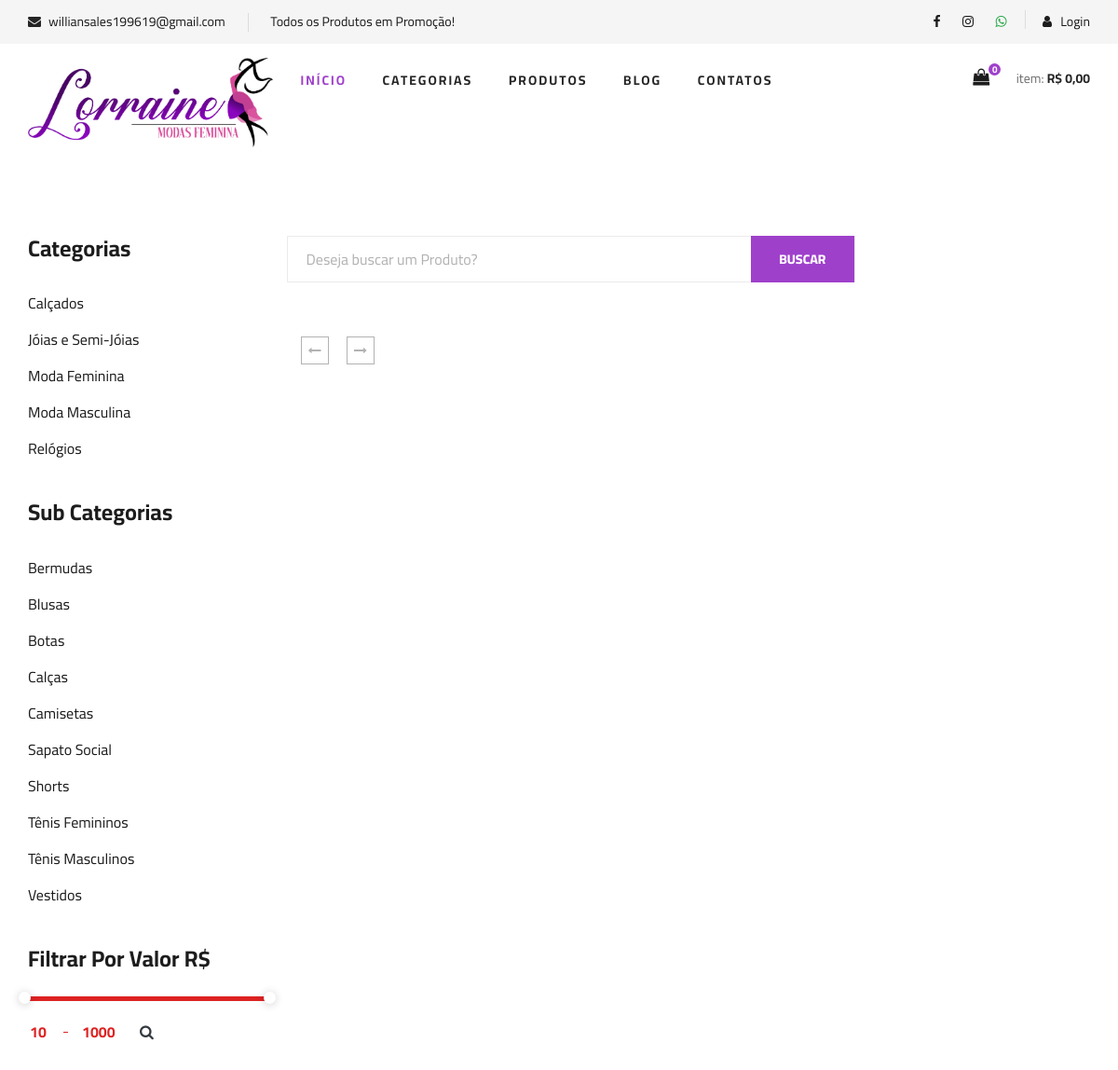
/lista-produtos.php, run on the app's committed database.
### tables this page shows
CREATE TABLE `categorias` (
  `id` int(11) NOT NULL AUTO_INCREMENT,
  `nome` varchar(50) NOT NULL,
  `nome_url` varchar(50) NOT NULL,
  `imagem` varchar(100) NOT NULL,
  PRIMARY KEY (`id`)
);

CREATE TABLE `sub_categorias` (
  `id` int(11) NOT NULL AUTO_INCREMENT,
  `nome` varchar(50) NOT NULL,
  `nome_url` varchar(50) NOT NULL,
  `imagem` varchar(100) NOT NULL,
  `id_categoria` int(11) NOT NULL,
  PRIMARY KEY (`id`)
);

### lista-produtos.php (the view, shortened to what this page needs)
<?php
require_once("cabecalho.php");
require_once("conexao.php");
?>
<?php
$nome_pag = 'lista-produtos.php';
?>
<?php
$subcategoria_get = @$_GET['nome'];
$query = $pdo->query("SELECT * FROM sub_categorias where nome_url = '$subcategoria_get' ");
$res = $query->fetchAll(PDO::FETCH_ASSOC);
$id_subcategoria = @$res[0]['id'];
 ?>
 <?php
$valor_inicial = @$_GET['valor-inicial'];
 ?>
<section class="product spad">
    <div class="container">
        <div class="row">
            <div class="col-lg-3 col-md-5">
                <div class="sidebar">
                    <div class="sidebar__item">
                        <h4>Categorias</h4>
                        <ul>
                            <?php
                            $query = $pdo->query("SELECT * FROM categorias order by nome asc ");
                            $res = $query->fetchAll(PDO::FETCH_ASSOC);
                            for ($i=0; $i < count($res); $i++) {
                              $nome = $res[$i]['nome'];
                              $nome_url = $res[$i]['nome_url'];
                              ?>
                              <li><a href="sub-categoria-de-<?php echo $nome_url ?>"><?php echo $nome ?></a></li>
                          <?php } ?>
                      </ul>
                  </div>
                  <div class="sidebar__item">
                    <h4>Sub Categorias</h4>
                    <ul>
                        <?php
                        $query = $pdo->query("SELECT * FROM sub_categorias order by nome asc ");
                        $res = $query->fetchAll(PDO::FETCH_ASSOC);
                        for ($i=0; $i < count($res); $i++) {
                          $nome = $res[$i]['nome'];
                          $nome_url = $res[$i]['nome_url'];
                          ?>
                          <li><a href="produtos-<?php echo $nome_url ?>"><?php echo $nome ?></a></li>
                      <?php } ?>
                  </ul>
              </div>
               <div class="sidebar__item">
                    <h4>Filtrar Por Valor R$</h4>
                    <div class="price-range-wrap">
                        <div class="price-range ui-slider ui-corner-all ui-slider-horizontal ui-widget ui-widget-content"
                        data-min="10" data-max="1000">
                        <span tabindex="0" class="ui-slider-handle ui-corner-all ui-state-default"></span>
                        <span tabindex="0" class="ui-slider-handle ui-corner-all ui-state-default"></span>
                    </div>
                    <div class="range-slider">
                        <div class="price-input">
                            <form method="get" action="lista-produtos.php" name="form_valor">
                                <input type="text" name="valor-inicial" id="minamount">
                                <input type="text" name="valor-final" id="maxamount">
                                <a href="#" onclick="document.form_valor.submit(); return false;" class="text-dark">
                                    <i class="fa fa-search ml-2"></i>
                                </a>
                            </form>
                        </div>
                    </div>
                </div>
            </div>
    </div>
</div>
<div class="col-lg-9 col-md-7">
    <div class="row">
        <div class="hero__search__form mb-4">
            <form action="lista-produtos.php" method="GET">
                <input type="text" name="txtBuscar" placeholder="Deseja buscar um Produto?" value="<?php echo @$_GET['txtBuscar'] ?>">
                <button type="submit" class="site-btn">BUSCAR</button>
            </form>
        </div>
    </div>
<?php if(@$_GET['txtBuscar'] == "" and @$id_subcategoria == "" and @$valor_inicial == ""){ ?>
<div class="product__pagination">
                <a href="<?php echo $nome_pag ?>?pagina=0"><i class="fa fa-long-arrow-left"></i></a>
                <a href="<?php echo $nome_pag ?>?pagina=<?php echo $num_paginas - 1 ?>"><i class="fa fa-long-arrow-right"></i></a>
 </div>
<?php } ?>
</div>
</div>
</div>
</section>
<?php
require_once("rodape.php");
?>

### css/style.css (style rules this page uses)
html, body { height: 100%; font-family: "Cairo", sans-serif; -webkit-font-smoothing: antialiased; font-smoothing: antialiased; }
h1, h2, h3, h4, h5, h6 { margin: 0; color: #111111; font-weight: 400; font-family: "Cairo", sans-serif; }
h4 { font-size: 24px; }
ul, ol { padding: 0; margin: 0; }
.spad { padding-top: 100px; padding-bottom: 100px; }
.site-btn { font-size: 14px; color: #ffffff; font-weight: 800; text-transform: uppercase; display: inline-block; padding: 13px 30px 12px; background: #9F40CB; border: none; }
.hero__search__form { width: 610px; height: 50px; border: 1px solid #ebebeb; position: relative; float: left; }
.hero__search__form form input { width: 70%; border: none; height: 48px; font-size: 16px; color: #b2b2b2; padding-left: 20px; }
.hero__search__form form input::placeholder { color: #b2b2b2; }
.hero__search__form form button { position: absolute; right: 0; top: -1px; height: 50px; }
.sidebar__item { margin-bottom: 35px; }
.sidebar__item h4 { color: #1c1c1c; font-weight: 700; margin-bottom: 25px; }
.sidebar__item ul li { list-style: none; }
.sidebar__item ul li a { font-size: 16px; color: #1c1c1c; line-height: 39px; display: block; }
.price-range-wrap .range-slider { margin-top: 20px; }
.price-range-wrap .range-slider .price-input { position: relative; }
.price-range-wrap .range-slider .price-input:after { position: absolute; left: 38px; top: 13px; height: 1px; width: 5px; background: #dd2222; content: ""; }
.price-range-wrap .range-slider .price-input input { font-size: 16px; color: #dd2222; font-weight: 700; max-width: 20%; border: none; display: inline-block; }
.price-range-wrap .price-range { border-radius: 0; }
.price-range-wrap .price-range.ui-widget-content { border: none; background: #ebebeb; height: 5px; }
.price-range-wrap .price-range.ui-widget-content .ui-slider-handle { height: 13px; width: 13px; border-radius: 50%; background: #ffffff; border: none; -webkit-box-shadow: 0px 1px 10px rgba(0, 0, 0, 0.2); box-shadow: 0px 1px 10px rgba(0, 0, 0, 0.2); outline: none; cursor: pointer; }
.product { padding-top: 80px; padding-bottom: 80px; }
.product__pagination, .blog__pagination { padding-top: 10px; }
.product__pagination a, .blog__pagination a { display: inline-block; width: 30px; height: 30px; border: 1px solid #b2b2b2; font-size: 14px; color: #b2b2b2; font-weight: 700; line-height: 28px; text-align: center; margin-right: 16px; -webkit-transition: all, 0.3s; -moz-transition: all, 0.3s; -ms-transition: all, 0.3s; -o-transition: all, 0.3s; transition: all, 0.3s; }
.product__pagination a:last-child, .blog__pagination a:last-child { margin-right: 0; }
@media only screen and (min-width: 1200px) { .container { max-width: 1170px; } }

### data on the page
categorias: nome "Calçados"
categorias: nome "Jóias e Semi-Jóias"
categorias: nome "Moda Feminina"
categorias: nome "Moda Masculina"
categorias: nome "Relógios"
sub_categorias: nome "Bermudas"
sub_categorias: nome "Blusas"
sub_categorias: nome "Botas"
sub_categorias: nome "Calças"
sub_categorias: nome "Camisetas"
sub_categorias: nome "Sapato Social"
sub_categorias: nome "Shorts"
sub_categorias: nome "Tênis Femininos"
sub_categorias: nome "Tênis Masculinos"
sub_categorias: nome "Vestidos"

### other printed values
$email "williansales199619@gmail.com"
$texto_destaque "Todos os Produtos em Promoção!"
$linhas "0"
$total_c "0,00"
